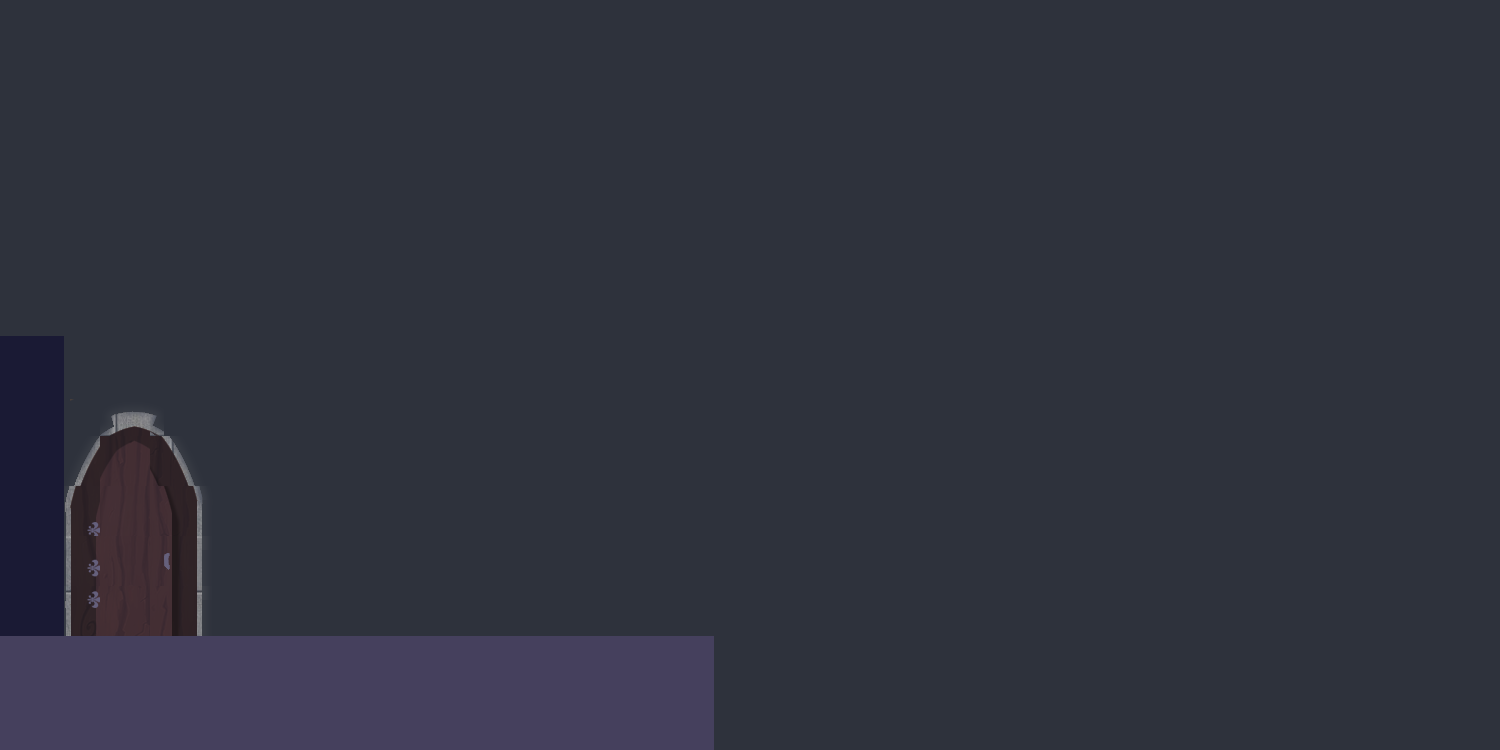

Rendered tile map (Tiled .tmx) drawn with the repository's tilesets; below, a short description and the map source with its tile grids summarised:
An orthogonal 30x15 tile map with 50x50 px tiles, 7 tile layers (bottom_background, bottom_decorations, environment, entities, ...) and 2 objects (spawn0, paper).

<map version="1.0" orientation="orthogonal" renderorder="right-down" width="30" height="15" tilewidth="50" tileheight="50" nextobjectid="3">
 <tileset firstgid="1" source="test4.tsx" />
 <layer name="bottom_background" width="30" height="15">
  <data>[450 cells, 450 non-empty, 1 distinct tile ids]</data>
 </layer>
 <layer name="bottom_decorations" width="30" height="15">
  <data>[450 cells, 15 non-empty, 15 distinct tile ids]</data>
 </layer>
 <layer name="environment" width="30" height="15">
  <data>[450 cells, 34 non-empty, 2 distinct tile ids]</data>
 </layer>
 <layer name="entities" width="30" height="15">
  <data>[450 cells, 0 non-empty, 0 distinct tile ids]</data>
 </layer>
 <layer name="JUMPSCREEN" width="30" height="15">
  <data>[450 cells, 0 non-empty, 0 distinct tile ids]</data>
 </layer>
 <layer name="MAP_BUTTONS" width="30" height="15">
  <data>[450 cells, 0 non-empty, 0 distinct tile ids]</data>
 </layer>
 <objectgroup name="playerSpawn">
  <object id="1" name="spawn0" x="98" y="582" width="32" height="32" />
 </objectgroup>
 <objectgroup name="npcSpawn" />
 <objectgroup name="enemySpawn">
  <object id="2" name="enemy" type="paper" x="608" y="593">
   <properties>
    <property name="drop" value="life" />
   </properties>
  </object>
 </objectgroup>
 <objectgroup name="cadutaVuoto" />
 <layer name="foreground_parallax12" width="30" height="15">
  <data>[450 cells, 0 non-empty, 0 distinct tile ids]</data>
 </layer>
</map>
